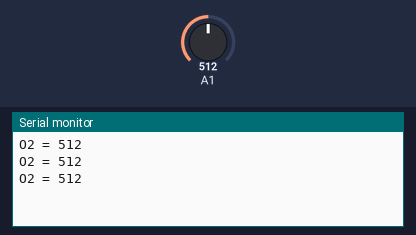
Bench run of a sketch on a simulated Arduino Uno, built with avr-gcc and run on an emulated ATmega328P. Shown: the last lines printed to the serial monitor. Inputs (shaded band) come from the test bench; at power-on: A1 = 512.

Above: at 1.3 s.
1.4 s: A1 set to 716
At 1.9 s:
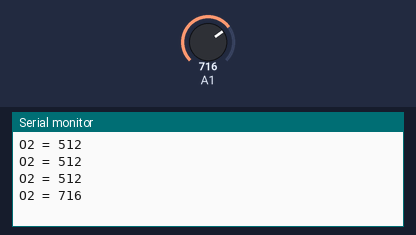
2.9 s: A1 set to 900
At 3.4 s:
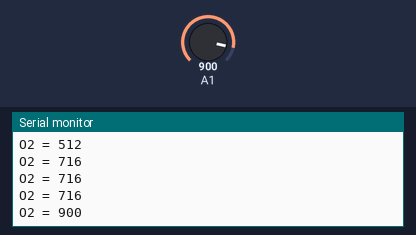
Timing chart, 0 to 5.9 s (numbered marks = the images above; inputs shaded):
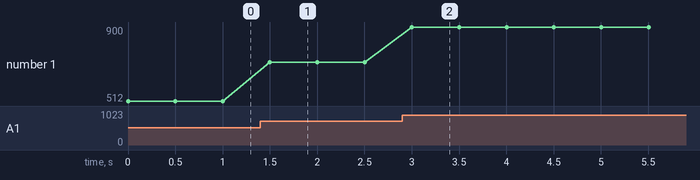

The sketch:

o2_sensor.ino
```cpp
// the setup routine runs once when you press reset:
void setup() {
  // initialize serial communication at 9600 bits per second:
  Serial.begin(9600);
}

// the loop routine runs over and over again forever:
void loop() {
  // read the input on analog pin 0:
  int o2 = analogRead(A1);
  // print out the value you read:
  Serial.print("O2 = ");
  Serial.println(o2);

  delay(500);        // delay in between reads for stability
}
```

Measured:
- after the input at 1.4 s, the serial monitor: prints a new line after 0.10 s (image 1)
- after the input at 2.9 s, the serial monitor: prints a new line after 0.10 s (image 2)
- plotted number 1: 512 → 716 after the input at 1.4 s, 716 → 900 after the input at 2.9 s
